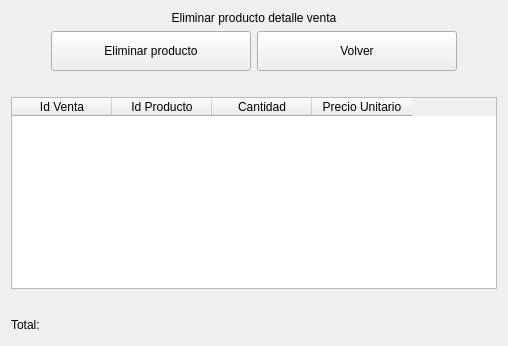
               <widget class="QWidget" name="paginaEliminarDetalle">
                <layout class="QVBoxLayout" name="verticalLayout_11">
                 <item>
                  <widget class="QLabel" name="label_24">
                   <property name="text">
                    <string>Eliminar producto detalle venta</string>
                   </property>
                   <property name="alignment">
                    <set>Qt::AlignCenter</set>
                   </property>
                   <property name="margin">
                    <number>20</number>
                   </property>
                  </widget>
                 </item>
                 <item>
                  <layout class="QHBoxLayout" name="horizontalLayout_24">
                   <property name="bottomMargin">
                    <number>20</number>
                   </property>
                   <item>
                    <spacer name="horizontalSpacer_28">
                     <property name="orientation">
                      <enum>Qt::Horizontal</enum>
                     </property>
                     <property name="sizeHint" stdset="0">
                      <size>
                       <width>40</width>
                       <height>20</height>
                      </size>
                     </property>
                    </spacer>
                   </item>
                   <item>
                    <widget class="QPushButton" name="botonEliminarProductoDetalleVenta">
                     <property name="minimumSize">
                      <size>
                       <width>200</width>
                       <height>40</height>
                      </size>
                     </property>
                     <property name="text">
                      <string>Eliminar producto</string>
                     </property>
                    </widget>
                   </item>
                   <item>
                    <widget class="QPushButton" name="botonVolverEliminarDetalleVenta">
                     <property name="minimumSize">
                      <size>
                       <width>200</width>
                       <height>40</height>
                      </size>
                     </property>
                     <property name="text">
                      <string>Volver</string>
                     </property>
                    </widget>
                   </item>
                   <item>
                    <spacer name="horizontalSpacer_32">
                     <property name="orientation">
                      <enum>Qt::Horizontal</enum>
                     </property>
                     <property name="sizeHint" stdset="0">
                      <size>
                       <width>40</width>
                       <height>20</height>
                      </size>
                     </property>
                    </spacer>
                   </item>
                  </layout>
                 </item>
                 <item>
                  <widget class="QTableWidget" name="tablaEliminarProductoDetalleVenta">
                   <column>
                    <property name="text">
                     <string>Id Venta</string>
                    </property>
                   </column>
                   <column>
                    <property name="text">
                     <string>Id Producto</string>
                    </property>
                   </column>
                   <column>
                    <property name="text">
                     <string>Cantidad</string>
                    </property>
                   </column>
                   <column>
                    <property name="text">
                     <string>Precio Unitario</string>
                    </property>
                   </column>
                  </widget>
                 </item>
                 <item>
                  <widget class="QLabel" name="signalProductoEliminar">
                   <property name="text">
                    <string/>
                   </property>
                  </widget>
                 </item>
                 <item>
                  <layout class="QHBoxLayout" name="horizontalLayout_23">
                   <item>
                    <widget class="QLabel" name="label_25">
                     <property name="text">
                      <string>Total:</string>
                     </property>
                    </widget>
                   </item>
                   <item>
                    <widget class="QLabel" name="signalTotalVentaEliminar">
                     <property name="text">
                      <string/>
                     </property>
                    </widget>
                   </item>
                   <item>
                    <spacer name="horizontalSpacer_7">
                     <property name="orientation">
                      <enum>Qt::Horizontal</enum>
                     </property>
                     <property name="sizeHint" stdset="0">
                      <size>
                       <width>40</width>
                       <height>20</height>
                      </size>
                     </property>
                    </spacer>
                   </item>
                  </layout>
                 </item>
                </layout>
               </widget>
